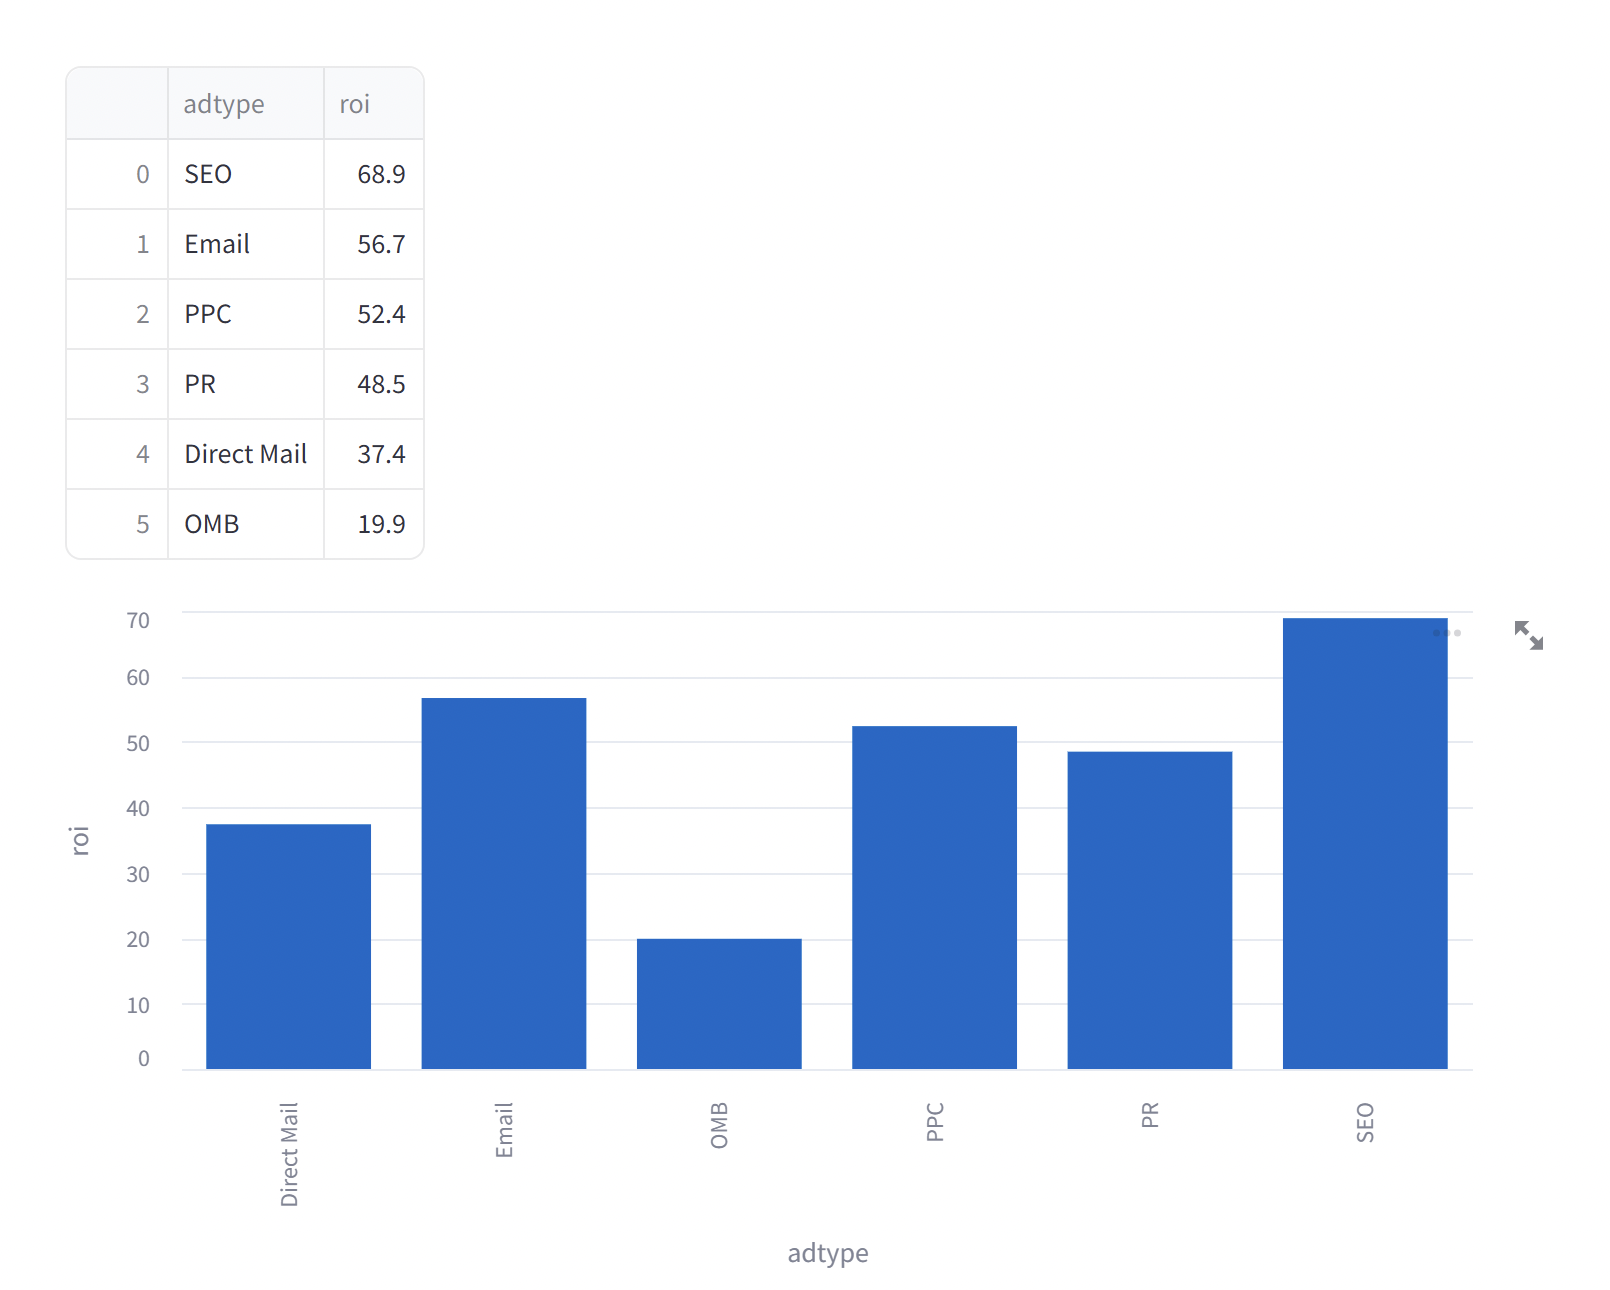

Recreate this plot in Python.
# third2Daltair.py
import numpy as np
import pandas as pd
import altair as alt
import streamlit as st

ad_type = ["SEO", "Email", "PPC",  "PR", "Direct Mail", "OMB"]
roi = [68.9, 56.7, 52.4, 48.5, 37.4,  19.9]

data = {"adtype":ad_type, "roi":roi}
df = pd.DataFrame(data)
df

c = (
     alt.Chart(df).mark_bar().encode(
    x = "adtype:O",
    y = "roi:Q",
    )
)

st.altair_chart(c, use_container_width=True)
